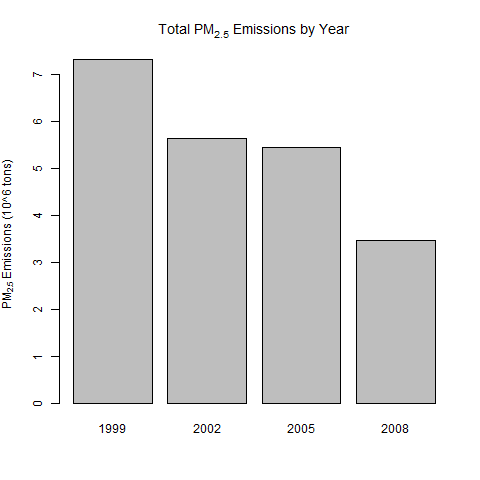

Write the R code that produced this figure.
## Creates plot1.png and saves it to project folder

# Checks to see if data is loaded, if it isn't then it downloads it and create datasets it using data_load.R
if (!(exists('NEI')) source("data_load.R")

# Create File
png(filename = "plot1.png", width = 480, height = 480)

# Create plot but need to summarize the data by year first
aggbyyear <- aggregate(Emissions ~ year, NEI, sum )

# Create barplot
barplot(aggbyyear$Emissions/10^6, 
      width = 1.5, 
      names.arg = aggbyyear$year,
      ylab = expression("PM"[2.5]* " Emissions (10^6 tons)"),
      main = expression("Total PM"[2.5]* " Emissions by Year"))

# Turn plotting device off              
dev.off()

